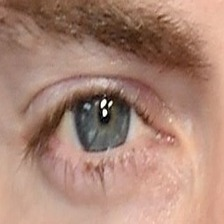
#> input picture sample_test_images/cataract/clinical_cataract_0056.jpg, 224 x 224 px
$ python image_enhancer.py
#> lines starting #> are read from the running program, lines starting #| are printed output that depends on the picture
#> further down, img is the input picture: PIL image 224x224 RGB; mean R, G, B 170.5, 133.4, 117.6
import os
import cv2
import numpy as np
from PIL import Image, ImageEnhance, ImageFilter

def auto_enhance_eye_image(image_pil_or_cv):
    """
    Ophthalmic Medical Image Auto-Improver:
    1. Converts image to LAB color space.
    2. Applies CLAHE (Contrast Limited Adaptive Histogram Equalization) on L (Luminance) channel.
    3. Normalizes illumination glare and sharpens ocular lens opacities.
    """
    if isinstance(image_pil_or_cv, Image.Image):
        img_np = np.array(image_pil_or_cv)
    else:
        img_np = image_pil_or_cv

    # Ensure RGB format
    if len(img_np.shape) == 2:
        img_np = cv2.cvtColor(img_np, cv2.COLOR_GRAY2RGB)
    elif img_np.shape[2] == 4:
        img_np = cv2.cvtColor(img_np, cv2.COLOR_RGBA2RGB)

    # 1. Convert to LAB color space for adaptive contrast enhancement
    lab = cv2.cvtColor(img_np, cv2.COLOR_RGB2LAB)
#> lab: shape (224, 224, 3); mean of channels 0, 1, 2 149, 140, 142.1
    l, a, b = cv2.split(lab)
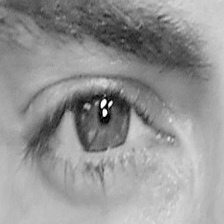
#> l: shape (224, 224); min 0, max 255, mean 149
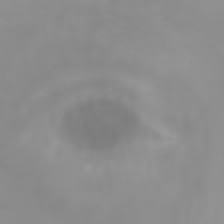
#> a: shape (224, 224); min 123, max 154, mean 140

    # 2. Apply CLAHE (Contrast Limited Adaptive Histogram Equalization) to L-channel
    clahe = cv2.createCLAHE(clipLimit=2.5, tileGridSize=(8, 8))
    cl = clahe.apply(l)
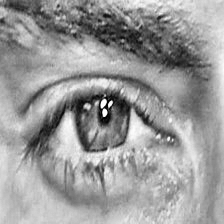
#> cl: shape (224, 224); min 1, max 255, mean 154.4

    # Re-merge LAB channels and convert back to RGB
    limg = cv2.merge((cl, a, b))
#> limg: shape (224, 224, 3); mean of channels 0, 1, 2 154.4, 140, 142.1
    enhanced_np = cv2.cvtColor(limg, cv2.COLOR_LAB2RGB)
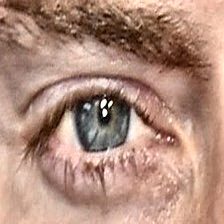
#> enhanced_np: shape (224, 224, 3); mean R, G, B 176.4, 139.5, 123.5

    # 3. Apply subtle edge sharpening for corneal and cataract cloudiness detail
    enhanced_pil = Image.fromarray(enhanced_np)
    enhanced_pil = enhanced_pil.filter(ImageFilter.UnsharpMask(radius=1.5, percent=120, threshold=3))
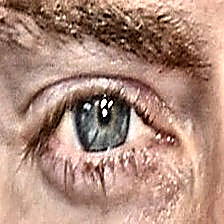
#> enhanced_pil: PIL image 224x224 RGB; mean R, G, B 175.8, 139.5, 123.8

    return enhanced_pil

if __name__ == "__main__":
    # Test auto enhancer on a sample image
    test_path = "sample_test_images/cataract/clinical_cataract_0056.jpg"
    if os.path.exists(test_path):
        img = Image.open(test_path)
        enhanced = auto_enhance_eye_image(img)
        enhanced.save("enhanced_sample_test.jpg")
        print("✅ Auto-Improver successfully processed test eye photo!")

$ run again, with sample_test_images/cataract/clinical_cataract_0060.jpg copied over sample_test_images/cataract/clinical_cataract_0056.jpg
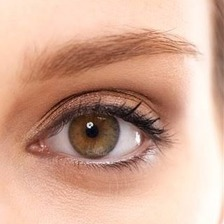
#> input picture sample_test_images/cataract/clinical_cataract_0060.jpg, 224 x 224 px
#> img is the input picture: PIL image 224x224 RGB; mean R, G, B 210.4, 168.2, 148.4
#> lab: shape (224, 224, 3); mean of channels 0, 1, 2 183, 141.2, 144.6
#> in auto_enhance_eye_image, `cl = clahe.apply(l)`:
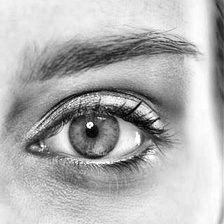
#> cl: shape (224, 224); min 1, max 255, mean 178.2
#> limg: shape (224, 224, 3); mean of channels 0, 1, 2 178.2, 141.2, 144.6
#> in auto_enhance_eye_image, `enhanced_pil = enhanced_pil.filter(ImageFilter.UnsharpMask(radius=1.5,..`:
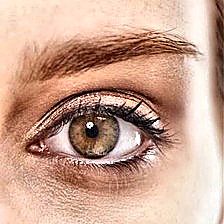
#> enhanced_pil: PIL image 224x224 RGB; mean R, G, B 203.4, 163.7, 144.3

$ run again, with sample_test_images/cataract/clinical_cataract_0096.jpg copied over sample_test_images/cataract/clinical_cataract_0056.jpg
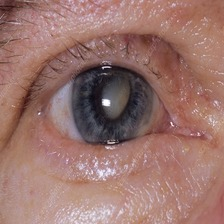
#> input picture sample_test_images/cataract/clinical_cataract_0096.jpg, 224 x 224 px
#> img is the input picture: PIL image 224x224 RGB; mean R, G, B 154, 115.2, 108.4
#> lab: shape (224, 224, 3); mean of channels 0, 1, 2 132.3, 142.4, 137.7
#> in auto_enhance_eye_image, `cl = clahe.apply(l)`:
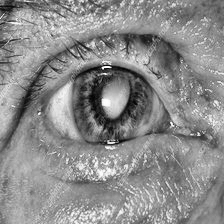
#> cl: shape (224, 224); min 3, max 255, mean 139
#> limg: shape (224, 224, 3); mean of channels 0, 1, 2 139, 142.4, 137.7
#> in auto_enhance_eye_image, `enhanced_pil = enhanced_pil.filter(ImageFilter.UnsharpMask(radius=1.5,..`:
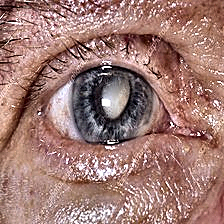
#> enhanced_pil: PIL image 224x224 RGB; mean R, G, B 159.6, 122, 115.3

$ run again, with sample_test_images/cataract/clinical_cataract_0101.jpg copied over sample_test_images/cataract/clinical_cataract_0056.jpg
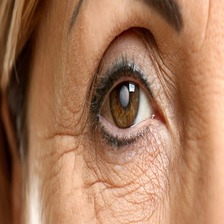
#> input picture sample_test_images/cataract/clinical_cataract_0101.jpg, 224 x 224 px
#> img is the input picture: PIL image 224x224 RGB; mean R, G, B 165.7, 119.5, 90.3
#> lab: shape (224, 224, 3); mean of channels 0, 1, 2 136.4, 142.7, 151.2
#> in auto_enhance_eye_image, `cl = clahe.apply(l)`:
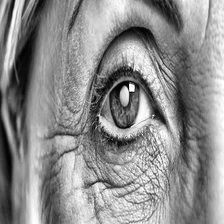
#> cl: shape (224, 224); min 1, max 255, mean 140.4
#> limg: shape (224, 224, 3); mean of channels 0, 1, 2 140.4, 142.7, 151.2
#> in auto_enhance_eye_image, `enhanced_pil = enhanced_pil.filter(ImageFilter.UnsharpMask(radius=1.5,..`:
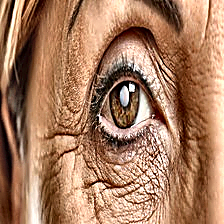
#> enhanced_pil: PIL image 224x224 RGB; mean R, G, B 167.4, 123.9, 95.5
